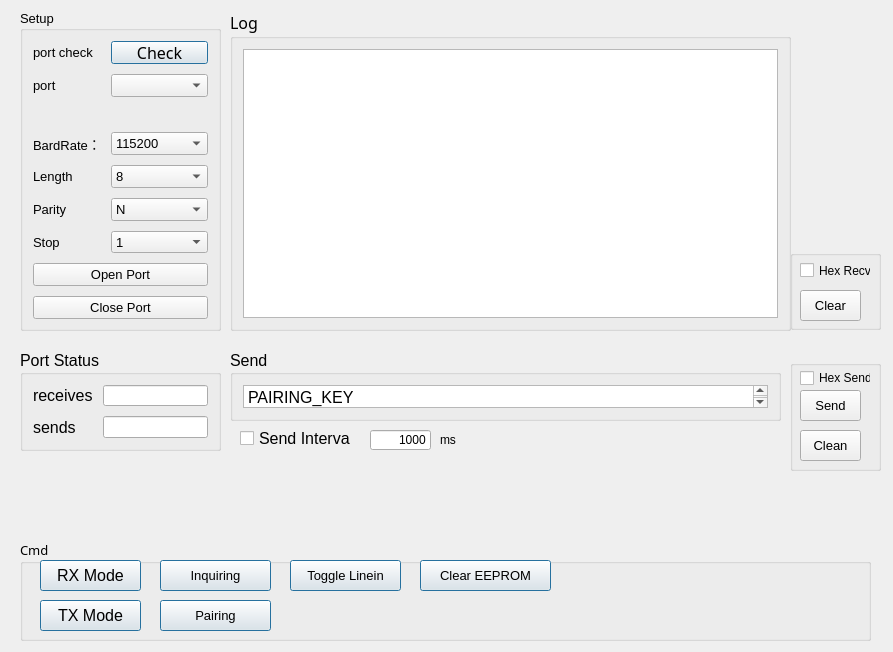
<?xml version="1.0" encoding="UTF-8"?>
<ui version="4.0">
 <class>Form</class>
 <widget class="QWidget" name="Form">
  <property name="geometry">
   <rect>
    <x>0</x>
    <y>0</y>
    <width>893</width>
    <height>652</height>
   </rect>
  </property>
  <property name="windowTitle">
   <string>Form</string>
  </property>
  <widget class="QGroupBox" name="formGroupBox">
   <property name="geometry">
    <rect>
     <x>20</x>
     <y>10</y>
     <width>201</width>
     <height>321</height>
    </rect>
   </property>
   <property name="font">
    <font>
     <family>Arial</family>
     <pointsize>10</pointsize>
    </font>
   </property>
   <property name="title">
    <string>Setup</string>
   </property>
   <layout class="QFormLayout" name="formLayout">
    <property name="horizontalSpacing">
     <number>10</number>
    </property>
    <property name="verticalSpacing">
     <number>10</number>
    </property>
    <property name="leftMargin">
     <number>10</number>
    </property>
    <property name="topMargin">
     <number>10</number>
    </property>
    <property name="rightMargin">
     <number>10</number>
    </property>
    <property name="bottomMargin">
     <number>10</number>
    </property>
    <item row="0" column="0">
     <widget class="QLabel" name="s1__lb_1">
      <property name="text">
       <string>port check</string>
      </property>
     </widget>
    </item>
    <item row="0" column="1">
     <widget class="QPushButton" name="s1__box_1">
      <property name="font">
       <font>
        <family>Adobe Devanagari</family>
        <pointsize>12</pointsize>
       </font>
      </property>
      <property name="text">
       <string>Check</string>
      </property>
      <property name="autoRepeatInterval">
       <number>100</number>
      </property>
      <property name="default">
       <bool>true</bool>
      </property>
     </widget>
    </item>
    <item row="1" column="0">
     <widget class="QLabel" name="s1__lb_2">
      <property name="text">
       <string>port</string>
      </property>
     </widget>
    </item>
    <item row="1" column="1">
     <widget class="QComboBox" name="s1__box_2"/>
    </item>
    <item row="4" column="1">
     <widget class="QComboBox" name="s1__box_3">
      <item>
       <property name="text">
        <string>115200</string>
       </property>
      </item>
      <item>
       <property name="text">
        <string>2400</string>
       </property>
      </item>
      <item>
       <property name="text">
        <string>4800</string>
       </property>
      </item>
      <item>
       <property name="text">
        <string>9600</string>
       </property>
      </item>
      <item>
       <property name="text">
        <string>14400</string>
       </property>
      </item>
      <item>
       <property name="text">
        <string>19200</string>
       </property>
      </item>
      <item>
       <property name="text">
        <string>38400</string>
       </property>
      </item>
      <item>
       <property name="text">
        <string>57600</string>
       </property>
      </item>
      <item>
       <property name="text">
        <string>76800</string>
       </property>
      </item>
      <item>
       <property name="text">
        <string>12800</string>
       </property>
      </item>
      <item>
       <property name="text">
        <string>230400</string>
       </property>
      </item>
      <item>
       <property name="text">
        <string>460800</string>
       </property>
      </item>
     </widget>
    </item>
    <item row="5" column="0">
     <widget class="QLabel" name="s1__lb_4">
      <property name="text">
       <string>Length</string>
      </property>
     </widget>
    </item>
    <item row="5" column="1">
     <widget class="QComboBox" name="s1__box_4">
      <item>
       <property name="text">
        <string>8</string>
       </property>
      </item>
      <item>
       <property name="text">
        <string>7</string>
       </property>
      </item>
      <item>
       <property name="text">
        <string>6</string>
       </property>
      </item>
      <item>
       <property name="text">
        <string>5</string>
       </property>
      </item>
     </widget>
    </item>
    <item row="6" column="0">
     <widget class="QLabel" name="s1__lb_5">
      <property name="text">
       <string>Parity</string>
      </property>
     </widget>
    </item>
    <item row="6" column="1">
     <widget class="QComboBox" name="s1__box_5">
      <item>
       <property name="text">
        <string>N</string>
       </property>
      </item>
     </widget>
    </item>
    <item row="7" column="0">
     <widget class="QLabel" name="s1__lb_6">
      <property name="text">
       <string>Stop</string>
      </property>
     </widget>
    </item>
    <item row="7" column="1">
     <widget class="QComboBox" name="s1__box_6">
      <item>
       <property name="text">
        <string>1</string>
       </property>
      </item>
     </widget>
    </item>
    <item row="8" column="0" colspan="2">
     <widget class="QPushButton" name="open_button">
      <property name="text">
       <string>Open Port</string>
      </property>
     </widget>
    </item>
    <item row="9" column="0" colspan="2">
     <widget class="QPushButton" name="close_button">
      <property name="text">
       <string>Close Port</string>
      </property>
     </widget>
    </item>
    <item row="4" column="0">
     <widget class="QLabel" name="s1__lb_3">
      <property name="text">
       <string>BardRate：</string>
      </property>
     </widget>
    </item>
    <item row="3" column="0">
     <widget class="QLabel" name="state_label">
      <property name="text">
       <string/>
      </property>
      <property name="textFormat">
       <enum>Qt::AutoText</enum>
      </property>
      <property name="scaledContents">
       <bool>true</bool>
      </property>
      <property name="alignment">
       <set>Qt::AlignRight|Qt::AlignTrailing|Qt::AlignVCenter</set>
      </property>
     </widget>
    </item>
   </layout>
  </widget>
  <widget class="QGroupBox" name="verticalGroupBox">
   <property name="geometry">
    <rect>
     <x>230</x>
     <y>10</y>
     <width>561</width>
     <height>321</height>
    </rect>
   </property>
   <property name="font">
    <font>
     <family>Adobe Devanagari</family>
     <pointsize>12</pointsize>
    </font>
   </property>
   <property name="title">
    <string>Log</string>
   </property>
   <layout class="QVBoxLayout" name="verticalLayout">
    <property name="leftMargin">
     <number>10</number>
    </property>
    <property name="topMargin">
     <number>10</number>
    </property>
    <property name="rightMargin">
     <number>10</number>
    </property>
    <property name="bottomMargin">
     <number>10</number>
    </property>
    <item>
     <widget class="QTextBrowser" name="s2__receive_text">
      <property name="font">
       <font>
        <family>Arial</family>
        <pointsize>11</pointsize>
       </font>
      </property>
     </widget>
    </item>
   </layout>
  </widget>
  <widget class="QGroupBox" name="verticalGroupBox_2">
   <property name="geometry">
    <rect>
     <x>230</x>
     <y>350</y>
     <width>551</width>
     <height>71</height>
    </rect>
   </property>
   <property name="font">
    <font>
     <family>Arial</family>
     <pointsize>12</pointsize>
    </font>
   </property>
   <property name="title">
    <string>Send</string>
   </property>
   <layout class="QVBoxLayout" name="verticalLayout_2">
    <property name="leftMargin">
     <number>10</number>
    </property>
    <property name="topMargin">
     <number>10</number>
    </property>
    <property name="rightMargin">
     <number>10</number>
    </property>
    <property name="bottomMargin">
     <number>10</number>
    </property>
    <item>
     <widget class="QTextEdit" name="s3__send_text">
      <property name="html">
       <string>&lt;!DOCTYPE HTML PUBLIC &quot;-//W3C//DTD HTML 4.0//EN&quot; &quot;http://www.w3.org/TR/REC-html40/strict.dtd&quot;&gt;
&lt;html&gt;&lt;head&gt;&lt;meta name=&quot;qrichtext&quot; content=&quot;1&quot; /&gt;&lt;style type=&quot;text/css&quot;&gt;
p, li { white-space: pre-wrap; }
&lt;/style&gt;&lt;/head&gt;&lt;body style=&quot; font-family:'Arial'; font-size:12pt; font-weight:400; font-style:normal;&quot;&gt;
&lt;p style=&quot; margin-top:0px; margin-bottom:0px; margin-left:0px; margin-right:0px; -qt-block-indent:0; text-indent:0px;&quot;&gt;&lt;span style=&quot; font-family:'SimSun';&quot;&gt;PAIRING_KEY&lt;/span&gt;&lt;/p&gt;&lt;/body&gt;&lt;/html&gt;</string>
      </property>
     </widget>
    </item>
   </layout>
  </widget>
  <widget class="QGroupBox" name="formGroupBox">
   <property name="geometry">
    <rect>
     <x>20</x>
     <y>350</y>
     <width>201</width>
     <height>101</height>
    </rect>
   </property>
   <property name="font">
    <font>
     <family>Arial</family>
     <pointsize>12</pointsize>
    </font>
   </property>
   <property name="title">
    <string>Port Status</string>
   </property>
   <layout class="QFormLayout" name="formLayout_2">
    <property name="horizontalSpacing">
     <number>10</number>
    </property>
    <property name="verticalSpacing">
     <number>10</number>
    </property>
    <property name="leftMargin">
     <number>10</number>
    </property>
    <property name="topMargin">
     <number>10</number>
    </property>
    <property name="rightMargin">
     <number>10</number>
    </property>
    <property name="bottomMargin">
     <number>10</number>
    </property>
    <item row="0" column="0">
     <widget class="QLabel" name="label">
      <property name="text">
       <string>receives</string>
      </property>
     </widget>
    </item>
    <item row="1" column="0">
     <widget class="QLabel" name="label_2">
      <property name="text">
       <string>sends</string>
      </property>
     </widget>
    </item>
    <item row="0" column="1">
     <widget class="QLineEdit" name="lineEdit"/>
    </item>
    <item row="1" column="1">
     <widget class="QLineEdit" name="lineEdit_2"/>
    </item>
   </layout>
  </widget>
  <widget class="QCheckBox" name="timer_send_cb">
   <property name="geometry">
    <rect>
     <x>240</x>
     <y>430</y>
     <width>111</width>
     <height>16</height>
    </rect>
   </property>
   <property name="font">
    <font>
     <family>Arial</family>
     <pointsize>12</pointsize>
    </font>
   </property>
   <property name="text">
    <string>Send Interval</string>
   </property>
  </widget>
  <widget class="QLineEdit" name="lineEdit_3">
   <property name="geometry">
    <rect>
     <x>370</x>
     <y>430</y>
     <width>61</width>
     <height>20</height>
    </rect>
   </property>
   <property name="text">
    <string>1000</string>
   </property>
   <property name="alignment">
    <set>Qt::AlignRight|Qt::AlignTrailing|Qt::AlignVCenter</set>
   </property>
  </widget>
  <widget class="QLabel" name="dw">
   <property name="geometry">
    <rect>
     <x>440</x>
     <y>430</y>
     <width>31</width>
     <height>20</height>
    </rect>
   </property>
   <property name="font">
    <font>
     <family>Arial</family>
    </font>
   </property>
   <property name="text">
    <string>ms</string>
   </property>
  </widget>
  <widget class="QGroupBox" name="groupBox">
   <property name="geometry">
    <rect>
     <x>20</x>
     <y>540</y>
     <width>851</width>
     <height>101</height>
    </rect>
   </property>
   <property name="font">
    <font>
     <family>Adobe Devanagari</family>
     <pointsize>10</pointsize>
    </font>
   </property>
   <property name="title">
    <string>Cmd</string>
   </property>
   <widget class="QPushButton" name="s4__RX_Mode">
    <property name="geometry">
     <rect>
      <x>20</x>
      <y>20</y>
      <width>101</width>
      <height>31</height>
     </rect>
    </property>
    <property name="font">
     <font>
      <family>Arial</family>
      <pointsize>12</pointsize>
     </font>
    </property>
    <property name="text">
     <string>RX Mode</string>
    </property>
    <property name="autoRepeatInterval">
     <number>100</number>
    </property>
    <property name="default">
     <bool>true</bool>
    </property>
   </widget>
   <widget class="QPushButton" name="s4__Toggle_Linein">
    <property name="geometry">
     <rect>
      <x>270</x>
      <y>20</y>
      <width>111</width>
      <height>31</height>
     </rect>
    </property>
    <property name="font">
     <font>
      <family>Arial</family>
      <pointsize>10</pointsize>
     </font>
    </property>
    <property name="text">
     <string>Toggle Linein</string>
    </property>
    <property name="autoRepeatInterval">
     <number>100</number>
    </property>
    <property name="default">
     <bool>true</bool>
    </property>
   </widget>
   <widget class="QPushButton" name="s4__TX_Mode">
    <property name="geometry">
     <rect>
      <x>20</x>
      <y>60</y>
      <width>101</width>
      <height>31</height>
     </rect>
    </property>
    <property name="font">
     <font>
      <family>Arial</family>
      <pointsize>12</pointsize>
     </font>
    </property>
    <property name="text">
     <string>TX Mode</string>
    </property>
    <property name="autoRepeatInterval">
     <number>100</number>
    </property>
    <property name="default">
     <bool>true</bool>
    </property>
   </widget>
   <widget class="QPushButton" name="s4__Pairing">
    <property name="geometry">
     <rect>
      <x>140</x>
      <y>60</y>
      <width>111</width>
      <height>31</height>
     </rect>
    </property>
    <property name="font">
     <font>
      <family>Arial</family>
      <pointsize>10</pointsize>
     </font>
    </property>
    <property name="text">
     <string>Pairing</string>
    </property>
    <property name="autoRepeatInterval">
     <number>100</number>
    </property>
    <property name="default">
     <bool>true</bool>
    </property>
   </widget>
   <widget class="QPushButton" name="s4__Inquire">
    <property name="geometry">
     <rect>
      <x>140</x>
      <y>20</y>
      <width>111</width>
      <height>31</height>
     </rect>
    </property>
    <property name="font">
     <font>
      <family>Arial</family>
      <pointsize>10</pointsize>
     </font>
    </property>
    <property name="text">
     <string>Inquiring</string>
    </property>
    <property name="autoRepeatInterval">
     <number>100</number>
    </property>
    <property name="default">
     <bool>true</bool>
    </property>
   </widget>
   <widget class="QPushButton" name="s4__Clear_EEPROM">
    <property name="geometry">
     <rect>
      <x>400</x>
      <y>20</y>
      <width>131</width>
      <height>31</height>
     </rect>
    </property>
    <property name="font">
     <font>
      <family>Arial</family>
      <pointsize>10</pointsize>
     </font>
    </property>
    <property name="text">
     <string>Clear EEPROM</string>
    </property>
    <property name="autoRepeatInterval">
     <number>100</number>
    </property>
    <property name="default">
     <bool>true</bool>
    </property>
   </widget>
  </widget>
  <widget class="QGroupBox" name="groupBox_2">
   <property name="geometry">
    <rect>
     <x>790</x>
     <y>360</y>
     <width>91</width>
     <height>111</height>
    </rect>
   </property>
   <property name="title">
    <string/>
   </property>
   <widget class="QPushButton" name="s3__clear_button">
    <property name="geometry">
     <rect>
      <x>10</x>
      <y>70</y>
      <width>61</width>
      <height>31</height>
     </rect>
    </property>
    <property name="font">
     <font>
      <family>Arial</family>
      <pointsize>10</pointsize>
     </font>
    </property>
    <property name="text">
     <string>Clean</string>
    </property>
   </widget>
   <widget class="QPushButton" name="s3__send_button">
    <property name="geometry">
     <rect>
      <x>10</x>
      <y>30</y>
      <width>61</width>
      <height>31</height>
     </rect>
    </property>
    <property name="font">
     <font>
      <family>Arial</family>
      <pointsize>10</pointsize>
     </font>
    </property>
    <property name="text">
     <string>Send</string>
    </property>
   </widget>
   <widget class="QCheckBox" name="hex_send">
    <property name="geometry">
     <rect>
      <x>10</x>
      <y>10</y>
      <width>71</width>
      <height>16</height>
     </rect>
    </property>
    <property name="font">
     <font>
      <family>Arial</family>
     </font>
    </property>
    <property name="text">
     <string>Hex Send</string>
    </property>
   </widget>
  </widget>
  <widget class="QGroupBox" name="groupBox_3">
   <property name="geometry">
    <rect>
     <x>790</x>
     <y>250</y>
     <width>91</width>
     <height>80</height>
    </rect>
   </property>
   <property name="title">
    <string/>
   </property>
   <widget class="QPushButton" name="s2__clear_button">
    <property name="geometry">
     <rect>
      <x>10</x>
      <y>40</y>
      <width>61</width>
      <height>31</height>
     </rect>
    </property>
    <property name="font">
     <font>
      <family>Arial</family>
      <pointsize>10</pointsize>
     </font>
    </property>
    <property name="text">
     <string>Clear</string>
    </property>
   </widget>
   <widget class="QCheckBox" name="hex_receive">
    <property name="geometry">
     <rect>
      <x>10</x>
      <y>10</y>
      <width>71</width>
      <height>21</height>
     </rect>
    </property>
    <property name="font">
     <font>
      <family>Arial</family>
     </font>
    </property>
    <property name="text">
     <string>Hex Recv</string>
    </property>
   </widget>
  </widget>
  <zorder>verticalGroupBox</zorder>
  <zorder>verticalGroupBox_2</zorder>
  <zorder>formGroupBox</zorder>
  <zorder>formGroupBox</zorder>
  <zorder>timer_send_cb</zorder>
  <zorder>lineEdit_3</zorder>
  <zorder>dw</zorder>
  <zorder>groupBox</zorder>
  <zorder>groupBox_2</zorder>
  <zorder>groupBox_3</zorder>
 </widget>
 <resources/>
 <connections/>
</ui>
